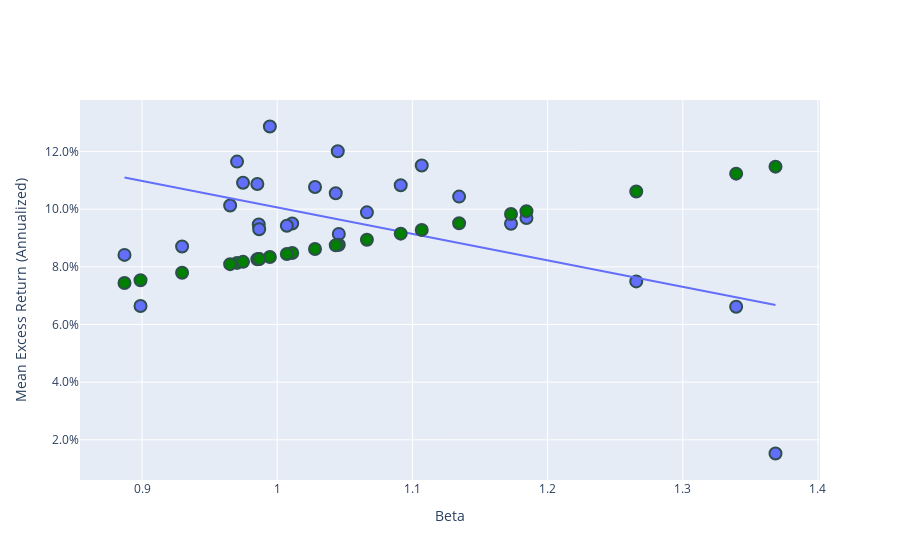

The code cell stored with this chart in its notebook:
### Markdown cell above
Plot of Betas and Average Excess Returns

### Code cell
regr['port'] = mns.index
fig1 = px.scatter(
    regr,
    x="beta",
    y="empirical",
    hover_name="port",
    trendline="ols",
)
fig1.update_traces(
    marker=dict(size=12, line=dict(width=2, color="DarkSlateGrey")),
    selector=dict(mode="markers"),
)

fig2 = px.scatter(regr, x="beta", y="theoretical", hover_name="port")
fig2.update_traces(
    marker=dict(size=12, color='green', line=dict(width=2, color="DarkSlateGrey")),
    selector=dict(mode="markers"),
)
fig = go.Figure(data=fig1.data + fig2.data)


fig.layout.xaxis["title"] = "Beta"
fig.layout.yaxis["title"] = "Mean Excess Return (Annualized)"
fig.update_yaxes(tickformat=".1%")
fig.update_xaxes(tickformat=".2")
fig.show()

### Figure 1 — Plotly figure (JSON) as saved in the notebook; plotly's stock layout.template omitted (floating-point values rounded to 4 significant figures)
{"data": [{"hovertemplate": "<b>%{hovertext}</b><br><br>beta=%{x}<br>empirical=%{y}<extra></extra>", "hovertext": ["ME1-BM1", "ME1-BM2", "ME1-BM3", "ME1-BM4", "ME1-BM5", "ME2-BM1", "ME2-BM2", "ME2-BM3", "ME2-BM4", "ME2-BM5", "ME3-BM1", "ME3-BM2", "ME3-BM3", "ME3-BM4", "ME3-BM5", "ME4-BM1", "ME4-BM2", "ME4-BM3", "ME4-BM4", "ME4-BM5", "ME5-BM1", "ME5-BM2", "ME5-BM3", "ME5-BM4", "ME5-BM5"], "legendgroup": "", "marker": {"color": "#636efa", "line": {"color": "DarkSlateGrey", "width": 2}, "size": 12, "symbol": "circle"}, "mode": "markers", "name": "", "orientation": "v", "showlegend": false, "type": "scatter", "x": [1.369, 1.173, 1.046, 0.9703, 0.9945, 1.339, 1.135, 1.028, 0.9747, 1.107, 1.266, 1.091, 0.9863, 0.9853, 1.045, 1.184, 1.066, 1.011, 0.9652, 1.043, 0.9866, 0.9296, 0.887, 0.8989, 1.007], "xaxis": "x", "y": [0.01526, 0.09493, 0.09143, 0.1165, 0.1287, 0.06615, 0.1044, 0.1077, 0.1092, 0.1151, 0.07495, 0.1083, 0.09468, 0.1087, 0.1201, 0.09695, 0.0989, 0.09505, 0.1013, 0.1055, 0.09304, 0.08706, 0.08414, 0.06643, 0.09427], "yaxis": "y"}, {"hovertemplate": "<b>OLS trendline</b><br>empirical = -0.0917441 * beta + 0.192355<br>R<sup>2</sup>=0.259868<br><br>beta=%{x}<br>empirical=%{y} <b>(trend)</b><extra></extra>", "legendgroup": "", "marker": {"color": "#636efa", "symbol": "circle"}, "mode": "lines", "name": "", "showlegend": false, "type": "scatter", "x": [0.887, 0.8989, 0.9296, 0.9652, 0.9703, 0.9747, 0.9853, 0.9863, 0.9866, 0.9945, 1.007, 1.011, 1.028, 1.043, 1.045, 1.046, 1.066, 1.091, 1.107, 1.135, 1.173, 1.184, 1.266, 1.339, 1.369], "xaxis": "x", "y": [0.111, 0.1099, 0.1071, 0.1038, 0.1033, 0.1029, 0.102, 0.1019, 0.1018, 0.1011, 0.09996, 0.0996, 0.09805, 0.09664, 0.0965, 0.09643, 0.09452, 0.09223, 0.0908, 0.08827, 0.08475, 0.0837, 0.07625, 0.06947, 0.0668], "yaxis": "y"}, {"hovertemplate": "<b>%{hovertext}</b><br><br>beta=%{x}<br>theoretical=%{y}<extra></extra>", "hovertext": ["ME1-BM1", "ME1-BM2", "ME1-BM3", "ME1-BM4", "ME1-BM5", "ME2-BM1", "ME2-BM2", "ME2-BM3", "ME2-BM4", "ME2-BM5", "ME3-BM1", "ME3-BM2", "ME3-BM3", "ME3-BM4", "ME3-BM5", "ME4-BM1", "ME4-BM2", "ME4-BM3", "ME4-BM4", "ME4-BM5", "ME5-BM1", "ME5-BM2", "ME5-BM3", "ME5-BM4", "ME5-BM5"], "legendgroup": "", "marker": {"color": "green", "line": {"color": "DarkSlateGrey", "width": 2}, "size": 12, "symbol": "circle"}, "mode": "markers", "name": "", "orientation": "v", "showlegend": false, "type": "scatter", "x": [1.369, 1.173, 1.046, 0.9703, 0.9945, 1.339, 1.135, 1.028, 0.9747, 1.107, 1.266, 1.091, 0.9863, 0.9853, 1.045, 1.184, 1.066, 1.011, 0.9652, 1.043, 0.9866, 0.9296, 0.887, 0.8989, 1.007], "xaxis": "x", "y": [0.1148, 0.09835, 0.08767, 0.08136, 0.0834, 0.1123, 0.09513, 0.0862, 0.08173, 0.09282, 0.1061, 0.09151, 0.08271, 0.08262, 0.08761, 0.09931, 0.08942, 0.08478, 0.08093, 0.08748, 0.08273, 0.07795, 0.07438, 0.07537, 0.08445], "yaxis": "y"}], "layout": {"xaxis": {"tickformat": ".2", "title": {"text": "Beta"}}, "yaxis": {"tickformat": ".1%", "title": {"text": "Mean Excess Return (Annualized)"}}}}
